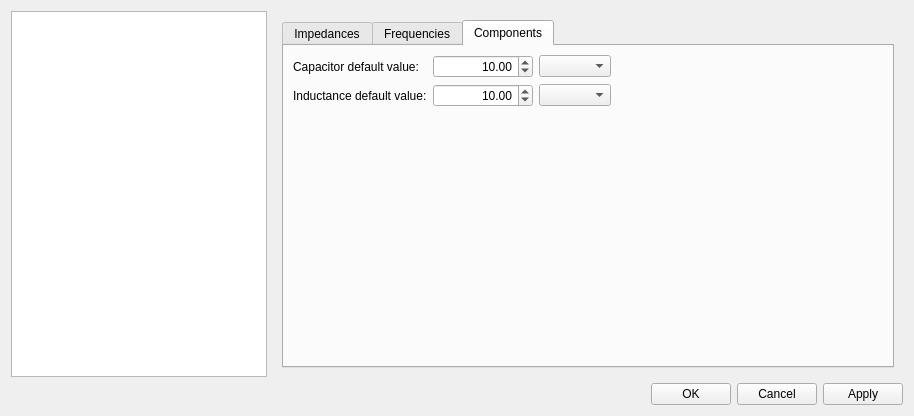
<?xml version="1.0" encoding="UTF-8"?>
<ui version="4.0">
 <class>PreferencesDialog</class>
 <widget class="QDialog" name="PreferencesDialog">
  <property name="geometry">
   <rect>
    <x>0</x>
    <y>0</y>
    <width>914</width>
    <height>416</height>
   </rect>
  </property>
  <property name="windowTitle">
   <string>Preferences</string>
  </property>
  <property name="windowIcon">
   <iconset resource="../icons.qrc">
    <normaloff>:/logo/SmithChart</normaloff>:/logo/SmithChart</iconset>
  </property>
  <layout class="QVBoxLayout" name="verticalLayout">
   <item>
    <layout class="QHBoxLayout" name="horizontalLayout">
     <item>
      <widget class="QListWidget" name="panelSwitchListWidget">
       <property name="sizePolicy">
        <sizepolicy hsizetype="Expanding" vsizetype="Minimum">
         <horstretch>0</horstretch>
         <verstretch>0</verstretch>
        </sizepolicy>
       </property>
      </widget>
     </item>
     <item>
      <widget class="QStackedWidget" name="stackedWidget">
       <property name="sizePolicy">
        <sizepolicy hsizetype="Preferred" vsizetype="Preferred">
         <horstretch>5</horstretch>
         <verstretch>0</verstretch>
        </sizepolicy>
       </property>
       <property name="currentIndex">
        <number>1</number>
       </property>
       <widget class="QWidget" name="smithChartPage">
        <layout class="QVBoxLayout" name="verticalLayout_2">
         <item>
          <widget class="QTabWidget" name="smithChartTabWidget">
           <property name="currentIndex">
            <number>1</number>
           </property>
           <widget class="QWidget" name="ColorsAndSizesTab">
            <attribute name="title">
             <string>Colors and sizes</string>
            </attribute>
            <layout class="QHBoxLayout" name="horizontalLayout_3">
             <item>
              <widget class="QGroupBox" name="groupBox">
               <property name="title">
                <string>Chart</string>
               </property>
               <layout class="QFormLayout" name="formLayout">
                <item row="0" column="0">
                 <widget class="QLabel" name="label">
                  <property name="text">
                   <string>Line width:</string>
                  </property>
                 </widget>
                </item>
                <item row="0" column="1">
                 <widget class="QSpinBox" name="chartLinesWidthSpinBox">
                  <property name="alignment">
                   <set>Qt::AlignRight|Qt::AlignTrailing|Qt::AlignVCenter</set>
                  </property>
                 </widget>
                </item>
                <item row="1" column="0">
                 <widget class="QLabel" name="resCirclesLabel">
                  <property name="text">
                   <string>Resistance circles:</string>
                  </property>
                 </widget>
                </item>
                <item row="1" column="1">
                 <widget class="QPushButton" name="resistanceCircleColorButton">
                  <property name="text">
                   <string/>
                  </property>
                 </widget>
                </item>
                <item row="2" column="0">
                 <widget class="QLabel" name="reactArcsLabel">
                  <property name="text">
                   <string>Reactance arcs:</string>
                  </property>
                 </widget>
                </item>
                <item row="2" column="1">
                 <widget class="QPushButton" name="reactanceArcColorButton">
                  <property name="text">
                   <string/>
                  </property>
                 </widget>
                </item>
                <item row="3" column="0">
                 <widget class="QLabel" name="condCirclesLabel">
                  <property name="text">
                   <string>Conductance circles:</string>
                  </property>
                 </widget>
                </item>
                <item row="3" column="1">
                 <widget class="QPushButton" name="conductanceCircleColorButton">
                  <property name="text">
                   <string/>
                  </property>
                 </widget>
                </item>
                <item row="4" column="0">
                 <widget class="QLabel" name="suscArcsLabel">
                  <property name="text">
                   <string>Susceptance arcs:</string>
                  </property>
                 </widget>
                </item>
                <item row="4" column="1">
                 <widget class="QPushButton" name="susceptanceArcColorButton">
                  <property name="text">
                   <string/>
                  </property>
                 </widget>
                </item>
               </layout>
              </widget>
             </item>
             <item>
              <widget class="QGroupBox" name="groupBox_2">
               <property name="title">
                <string>Plotted data</string>
               </property>
               <layout class="QFormLayout" name="formLayout_2">
                <item row="0" column="0">
                 <widget class="QLabel" name="label_2">
                  <property name="text">
                   <string>Line width:</string>
                  </property>
                 </widget>
                </item>
                <item row="0" column="1">
                 <widget class="QSpinBox" name="componentLineWidthSpinBox">
                  <property name="alignment">
                   <set>Qt::AlignRight|Qt::AlignTrailing|Qt::AlignVCenter</set>
                  </property>
                 </widget>
                </item>
                <item row="1" column="0">
                 <widget class="QLabel" name="label_3">
                  <property name="text">
                   <string>Series capacitor:</string>
                  </property>
                 </widget>
                </item>
                <item row="1" column="1">
                 <widget class="QPushButton" name="seriesCapacitorColorButton">
                  <property name="text">
                   <string/>
                  </property>
                 </widget>
                </item>
                <item row="2" column="0">
                 <widget class="QLabel" name="label_4">
                  <property name="text">
                   <string>Shunt capacitor:</string>
                  </property>
                 </widget>
                </item>
                <item row="2" column="1">
                 <widget class="QPushButton" name="shuntCapacitorColorButton">
                  <property name="text">
                   <string/>
                  </property>
                 </widget>
                </item>
                <item row="3" column="0">
                 <widget class="QLabel" name="label_5">
                  <property name="text">
                   <string>Series inductance:</string>
                  </property>
                 </widget>
                </item>
                <item row="3" column="1">
                 <widget class="QPushButton" name="seriesInductanceColorButton">
                  <property name="text">
                   <string/>
                  </property>
                 </widget>
                </item>
                <item row="4" column="0">
                 <widget class="QLabel" name="label_6">
                  <property name="text">
                   <string>Shunt inductance:</string>
                  </property>
                 </widget>
                </item>
                <item row="4" column="1">
                 <widget class="QPushButton" name="shuntInductanceColorButton">
                  <property name="text">
                   <string/>
                  </property>
                 </widget>
                </item>
                <item row="5" column="0">
                 <widget class="QLabel" name="label_7">
                  <property name="text">
                   <string>Impedance point size:</string>
                  </property>
                 </widget>
                </item>
                <item row="5" column="1">
                 <widget class="QSpinBox" name="impedancePointSizeSpinBox">
                  <property name="alignment">
                   <set>Qt::AlignRight|Qt::AlignTrailing|Qt::AlignVCenter</set>
                  </property>
                 </widget>
                </item>
                <item row="6" column="0">
                 <widget class="QLabel" name="label_8">
                  <property name="text">
                   <string>Source impedance point:</string>
                  </property>
                 </widget>
                </item>
                <item row="7" column="0">
                 <widget class="QLabel" name="label_9">
                  <property name="text">
                   <string>Source impedance conjugate point:</string>
                  </property>
                 </widget>
                </item>
                <item row="8" column="0">
                 <widget class="QLabel" name="label_10">
                  <property name="text">
                   <string>Load impedance point:</string>
                  </property>
                 </widget>
                </item>
                <item row="6" column="1">
                 <widget class="QPushButton" name="sourceImpedancePointColorButton">
                  <property name="text">
                   <string/>
                  </property>
                 </widget>
                </item>
                <item row="7" column="1">
                 <widget class="QPushButton" name="sourceImpedanceConjugatePointColorButton">
                  <property name="text">
                   <string/>
                  </property>
                 </widget>
                </item>
                <item row="8" column="1">
                 <widget class="QPushButton" name="loadImpedancePointColorButton">
                  <property name="text">
                   <string/>
                  </property>
                 </widget>
                </item>
               </layout>
              </widget>
             </item>
            </layout>
           </widget>
           <widget class="QWidget" name="CirclesAndArcsTab">
            <attribute name="title">
             <string>Circles and arcs</string>
            </attribute>
            <layout class="QHBoxLayout" name="horizontalLayout_6">
             <item>
              <layout class="QVBoxLayout" name="verticalLayout_3">
               <item>
                <widget class="QLabel" name="label_11">
                 <property name="text">
                  <string>Resistance and conductance circles:</string>
                 </property>
                </widget>
               </item>
               <item>
                <widget class="QListView" name="circlesValuesListView">
                 <property name="selectionBehavior">
                  <enum>QAbstractItemView::SelectItems</enum>
                 </property>
                 <property name="selectionRectVisible">
                  <bool>true</bool>
                 </property>
                </widget>
               </item>
               <item>
                <layout class="QHBoxLayout" name="horizontalLayout_4">
                 <item>
                  <widget class="QPushButton" name="addCircleButton">
                   <property name="text">
                    <string>Add</string>
                   </property>
                  </widget>
                 </item>
                 <item>
                  <widget class="QPushButton" name="deleteCircleButton">
                   <property name="text">
                    <string>Delete</string>
                   </property>
                  </widget>
                 </item>
                </layout>
               </item>
              </layout>
             </item>
             <item>
              <layout class="QVBoxLayout" name="verticalLayout_4">
               <item>
                <widget class="QLabel" name="label_12">
                 <property name="text">
                  <string>Reactance and susceptance arcs:</string>
                 </property>
                </widget>
               </item>
               <item>
                <widget class="QListView" name="arcsValuesListView">
                 <property name="selectionBehavior">
                  <enum>QAbstractItemView::SelectItems</enum>
                 </property>
                 <property name="selectionRectVisible">
                  <bool>true</bool>
                 </property>
                </widget>
               </item>
               <item>
                <layout class="QHBoxLayout" name="horizontalLayout_5">
                 <item>
                  <widget class="QPushButton" name="addArcButton">
                   <property name="text">
                    <string>Add</string>
                   </property>
                  </widget>
                 </item>
                 <item>
                  <widget class="QPushButton" name="deleteArcButton">
                   <property name="text">
                    <string>Delete</string>
                   </property>
                  </widget>
                 </item>
                </layout>
               </item>
              </layout>
             </item>
            </layout>
           </widget>
          </widget>
         </item>
        </layout>
       </widget>
       <widget class="QWidget" name="defaultInitialDataPage">
        <layout class="QVBoxLayout" name="verticalLayout_5">
         <item>
          <widget class="QTabWidget" name="defaultInitialDataTabWidget">
           <property name="currentIndex">
            <number>2</number>
           </property>
           <widget class="QWidget" name="impedancesTab">
            <attribute name="title">
             <string>Impedances</string>
            </attribute>
            <layout class="QHBoxLayout" name="horizontalLayout_9">
             <item>
              <layout class="QVBoxLayout" name="verticalLayout_6">
               <item>
                <widget class="QGroupBox" name="groupBox_4">
                 <property name="title">
                  <string>Source</string>
                 </property>
                 <layout class="QHBoxLayout" name="horizontalLayout_7">
                  <item>
                   <widget class="QLabel" name="sourceReLabel">
                    <property name="text">
                     <string>Re:</string>
                    </property>
                   </widget>
                  </item>
                  <item>
                   <widget class="QDoubleSpinBox" name="sourceReSpinBox">
                    <property name="sizePolicy">
                     <sizepolicy hsizetype="Minimum" vsizetype="Fixed">
                      <horstretch>0</horstretch>
                      <verstretch>0</verstretch>
                     </sizepolicy>
                    </property>
                    <property name="minimumSize">
                     <size>
                      <width>50</width>
                      <height>0</height>
                     </size>
                    </property>
                    <property name="alignment">
                     <set>Qt::AlignRight|Qt::AlignTrailing|Qt::AlignVCenter</set>
                    </property>
                    <property name="maximum">
                     <double>999999.989999999990687</double>
                    </property>
                    <property name="value">
                     <double>50.000000000000000</double>
                    </property>
                   </widget>
                  </item>
                  <item>
                   <widget class="QLabel" name="sourceImLabel">
                    <property name="text">
                     <string>Im:</string>
                    </property>
                   </widget>
                  </item>
                  <item>
                   <widget class="QDoubleSpinBox" name="sourceImSpinBox">
                    <property name="sizePolicy">
                     <sizepolicy hsizetype="Minimum" vsizetype="Fixed">
                      <horstretch>0</horstretch>
                      <verstretch>0</verstretch>
                     </sizepolicy>
                    </property>
                    <property name="minimumSize">
                     <size>
                      <width>50</width>
                      <height>0</height>
                     </size>
                    </property>
                    <property name="alignment">
                     <set>Qt::AlignRight|Qt::AlignTrailing|Qt::AlignVCenter</set>
                    </property>
                    <property name="minimum">
                     <double>-999999.989999999990687</double>
                    </property>
                    <property name="maximum">
                     <double>999999.989999999990687</double>
                    </property>
                   </widget>
                  </item>
                 </layout>
                </widget>
               </item>
               <item>
                <widget class="QGroupBox" name="groupBox_6">
                 <property name="title">
                  <string>Load</string>
                 </property>
                 <layout class="QHBoxLayout" name="horizontalLayout_8">
                  <item>
                   <widget class="QLabel" name="loadReLabel">
                    <property name="text">
                     <string>Re:</string>
                    </property>
                   </widget>
                  </item>
                  <item>
                   <widget class="QDoubleSpinBox" name="loadReSpinBox">
                    <property name="sizePolicy">
                     <sizepolicy hsizetype="Minimum" vsizetype="Fixed">
                      <horstretch>0</horstretch>
                      <verstretch>0</verstretch>
                     </sizepolicy>
                    </property>
                    <property name="minimumSize">
                     <size>
                      <width>50</width>
                      <height>0</height>
                     </size>
                    </property>
                    <property name="alignment">
                     <set>Qt::AlignRight|Qt::AlignTrailing|Qt::AlignVCenter</set>
                    </property>
                    <property name="maximum">
                     <double>999999.989999999990687</double>
                    </property>
                    <property name="value">
                     <double>75.000000000000000</double>
                    </property>
                   </widget>
                  </item>
                  <item>
                   <widget class="QLabel" name="loadImLabel">
                    <property name="text">
                     <string>Im:</string>
                    </property>
                   </widget>
                  </item>
                  <item>
                   <widget class="QDoubleSpinBox" name="loadImSpinBox">
                    <property name="sizePolicy">
                     <sizepolicy hsizetype="Minimum" vsizetype="Fixed">
                      <horstretch>0</horstretch>
                      <verstretch>0</verstretch>
                     </sizepolicy>
                    </property>
                    <property name="minimumSize">
                     <size>
                      <width>50</width>
                      <height>0</height>
                     </size>
                    </property>
                    <property name="alignment">
                     <set>Qt::AlignRight|Qt::AlignTrailing|Qt::AlignVCenter</set>
                    </property>
                    <property name="minimum">
                     <double>-999999.989999999990687</double>
                    </property>
                    <property name="maximum">
                     <double>999999.989999999990687</double>
                    </property>
                   </widget>
                  </item>
                 </layout>
                </widget>
               </item>
               <item>
                <widget class="QGroupBox" name="groupBox_5">
                 <property name="title">
                  <string notr="true">Zo</string>
                 </property>
                 <layout class="QGridLayout" name="gridLayout">
                  <item row="0" column="1">
                   <widget class="QSpinBox" name="manualZ0SpinBox">
                    <property name="minimumSize">
                     <size>
                      <width>50</width>
                      <height>0</height>
                     </size>
                    </property>
                    <property name="alignment">
                     <set>Qt::AlignRight|Qt::AlignTrailing|Qt::AlignVCenter</set>
                    </property>
                    <property name="maximum">
                     <number>999999</number>
                    </property>
                    <property name="value">
                     <number>50</number>
                    </property>
                   </widget>
                  </item>
                  <item row="0" column="0">
                   <widget class="QLabel" name="label_13">
                    <property name="text">
                     <string>Scaling value:</string>
                    </property>
                   </widget>
                  </item>
                 </layout>
                </widget>
               </item>
               <item>
                <spacer name="verticalSpacer">
                 <property name="orientation">
                  <enum>Qt::Vertical</enum>
                 </property>
                 <property name="sizeHint" stdset="0">
                  <size>
                   <width>20</width>
                   <height>40</height>
                  </size>
                 </property>
                </spacer>
               </item>
              </layout>
             </item>
             <item>
              <spacer name="horizontalSpacer_2">
               <property name="orientation">
                <enum>Qt::Horizontal</enum>
               </property>
               <property name="sizeHint" stdset="0">
                <size>
                 <width>359</width>
                 <height>20</height>
                </size>
               </property>
              </spacer>
             </item>
            </layout>
           </widget>
           <widget class="QWidget" name="frequenciesTab">
            <attribute name="title">
             <string>Frequencies</string>
            </attribute>
            <layout class="QHBoxLayout" name="horizontalLayout_10">
             <item>
              <layout class="QVBoxLayout" name="verticalLayout_7">
               <item>
                <layout class="QGridLayout" name="gridLayout_2">
                 <item row="0" column="0">
                  <widget class="QLabel" name="freqCenterLabel">
                   <property name="text">
                    <string>Center:</string>
                   </property>
                  </widget>
                 </item>
                 <item row="0" column="1">
                  <widget class="QDoubleSpinBox" name="freqCenterSpinBox">
                   <property name="sizePolicy">
                    <sizepolicy hsizetype="Fixed" vsizetype="Fixed">
                     <horstretch>0</horstretch>
                     <verstretch>0</verstretch>
                    </sizepolicy>
                   </property>
                   <property name="minimumSize">
                    <size>
                     <width>100</width>
                     <height>0</height>
                    </size>
                   </property>
                   <property name="alignment">
                    <set>Qt::AlignRight|Qt::AlignTrailing|Qt::AlignVCenter</set>
                   </property>
                   <property name="maximum">
                    <double>999999.989999999990687</double>
                   </property>
                   <property name="value">
                    <double>500.000000000000000</double>
                   </property>
                  </widget>
                 </item>
                 <item row="0" column="2">
                  <widget class="QComboBox" name="freqCenterUnitsComboBox"/>
                 </item>
                 <item row="1" column="0">
                  <widget class="QLabel" name="freqCenterLabel_2">
                   <property name="text">
                    <string>Span:</string>
                   </property>
                  </widget>
                 </item>
                 <item row="1" column="1">
                  <widget class="QDoubleSpinBox" name="freqSpanSpinBox">
                   <property name="sizePolicy">
                    <sizepolicy hsizetype="Fixed" vsizetype="Fixed">
                     <horstretch>0</horstretch>
                     <verstretch>0</verstretch>
                    </sizepolicy>
                   </property>
                   <property name="minimumSize">
                    <size>
                     <width>100</width>
                     <height>0</height>
                    </size>
                   </property>
                   <property name="alignment">
                    <set>Qt::AlignRight|Qt::AlignTrailing|Qt::AlignVCenter</set>
                   </property>
                   <property name="maximum">
                    <double>999999.989999999990687</double>
                   </property>
                   <property name="value">
                    <double>500.000000000000000</double>
                   </property>
                  </widget>
                 </item>
                 <item row="1" column="2">
                  <widget class="QComboBox" name="freqSpanUnitsComboBox"/>
                 </item>
                 <item row="2" column="0">
                  <widget class="QLabel" name="label_14">
                   <property name="text">
                    <string>Step:</string>
                   </property>
                  </widget>
                 </item>
                 <item row="2" column="2">
                  <widget class="QComboBox" name="freqStepUnitsComboBox"/>
                 </item>
                 <item row="2" column="1">
                  <widget class="QDoubleSpinBox" name="freqStepSpinBox">
                   <property name="alignment">
                    <set>Qt::AlignRight|Qt::AlignTrailing|Qt::AlignVCenter</set>
                   </property>
                   <property name="maximum">
                    <double>999.000000000000000</double>
                   </property>
                   <property name="value">
                    <double>10.000000000000000</double>
                   </property>
                  </widget>
                 </item>
                </layout>
               </item>
               <item>
                <spacer name="verticalSpacer_2">
                 <property name="orientation">
                  <enum>Qt::Vertical</enum>
                 </property>
                 <property name="sizeHint" stdset="0">
                  <size>
                   <width>20</width>
                   <height>40</height>
                  </size>
                 </property>
                </spacer>
               </item>
              </layout>
             </item>
             <item>
              <spacer name="horizontalSpacer_3">
               <property name="orientation">
                <enum>Qt::Horizontal</enum>
               </property>
               <property name="sizeHint" stdset="0">
                <size>
                 <width>358</width>
                 <height>20</height>
                </size>
               </property>
              </spacer>
             </item>
            </layout>
           </widget>
           <widget class="QWidget" name="tab">
            <attribute name="title">
             <string>Components</string>
            </attribute>
            <layout class="QHBoxLayout" name="horizontalLayout_11">
             <item>
              <layout class="QVBoxLayout" name="verticalLayout_8">
               <item>
                <layout class="QGridLayout" name="gridLayout_3">
                 <item row="0" column="0">
                  <widget class="QLabel" name="freqCenterLabel_4">
                   <property name="text">
                    <string>Capacitor default value:</string>
                   </property>
                  </widget>
                 </item>
                 <item row="0" column="1">
                  <widget class="QDoubleSpinBox" name="defaultCapacitorSpinBox">
                   <property name="sizePolicy">
                    <sizepolicy hsizetype="Fixed" vsizetype="Fixed">
                     <horstretch>0</horstretch>
                     <verstretch>0</verstretch>
                    </sizepolicy>
                   </property>
                   <property name="minimumSize">
                    <size>
                     <width>100</width>
                     <height>0</height>
                    </size>
                   </property>
                   <property name="alignment">
                    <set>Qt::AlignRight|Qt::AlignTrailing|Qt::AlignVCenter</set>
                   </property>
                   <property name="maximum">
                    <double>999.990000000000009</double>
                   </property>
                   <property name="value">
                    <double>10.000000000000000</double>
                   </property>
                  </widget>
                 </item>
                 <item row="0" column="2">
                  <widget class="QComboBox" name="defaultCapacitorUnitsComboBox"/>
                 </item>
                 <item row="1" column="0">
                  <widget class="QLabel" name="freqCenterLabel_3">
                   <property name="text">
                    <string>Inductance default value:</string>
                   </property>
                  </widget>
                 </item>
                 <item row="1" column="1">
                  <widget class="QDoubleSpinBox" name="defaultInductanceSpinBox">
                   <property name="sizePolicy">
                    <sizepolicy hsizetype="Fixed" vsizetype="Fixed">
                     <horstretch>0</horstretch>
                     <verstretch>0</verstretch>
                    </sizepolicy>
                   </property>
                   <property name="minimumSize">
                    <size>
                     <width>100</width>
                     <height>0</height>
                    </size>
                   </property>
                   <property name="alignment">
                    <set>Qt::AlignRight|Qt::AlignTrailing|Qt::AlignVCenter</set>
                   </property>
                   <property name="maximum">
                    <double>999.990000000000009</double>
                   </property>
                   <property name="value">
                    <double>10.000000000000000</double>
                   </property>
                  </widget>
                 </item>
                 <item row="1" column="2">
                  <widget class="QComboBox" name="defaultInductanceUnitsComboBox"/>
                 </item>
                </layout>
               </item>
               <item>
                <spacer name="verticalSpacer_3">
                 <property name="orientation">
                  <enum>Qt::Vertical</enum>
                 </property>
                 <property name="sizeHint" stdset="0">
                  <size>
                   <width>20</width>
                   <height>40</height>
                  </size>
                 </property>
                </spacer>
               </item>
              </layout>
             </item>
             <item>
              <spacer name="horizontalSpacer_4">
               <property name="orientation">
                <enum>Qt::Horizontal</enum>
               </property>
               <property name="sizeHint" stdset="0">
                <size>
                 <width>263</width>
                 <height>20</height>
                </size>
               </property>
              </spacer>
             </item>
            </layout>
           </widget>
          </widget>
         </item>
        </layout>
       </widget>
      </widget>
     </item>
    </layout>
   </item>
   <item>
    <layout class="QHBoxLayout" name="horizontalLayout_2">
     <item>
      <spacer name="horizontalSpacer">
       <property name="orientation">
        <enum>Qt::Horizontal</enum>
       </property>
       <property name="sizeHint" stdset="0">
        <size>
         <width>40</width>
         <height>20</height>
        </size>
       </property>
      </spacer>
     </item>
     <item>
      <widget class="QPushButton" name="okButton">
       <property name="text">
        <string>OK</string>
       </property>
      </widget>
     </item>
     <item>
      <widget class="QPushButton" name="cancelButton">
       <property name="text">
        <string>Cancel</string>
       </property>
      </widget>
     </item>
     <item>
      <widget class="QPushButton" name="applyButton">
       <property name="text">
        <string>Apply</string>
       </property>
      </widget>
     </item>
    </layout>
   </item>
  </layout>
 </widget>
 <resources>
  <include location="../icons.qrc"/>
 </resources>
 <connections/>
</ui>
